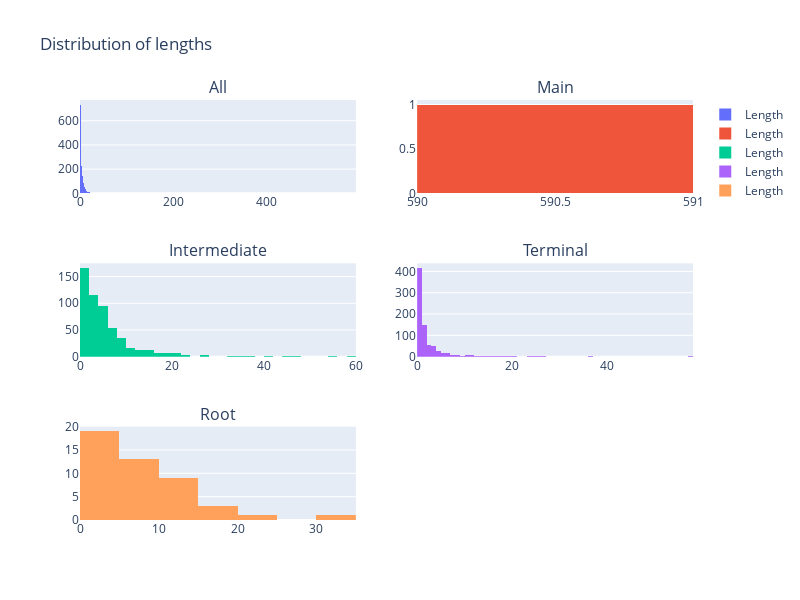

The notebook cell saved with this chart:
### Code cell
fig = make_subplots(rows=3, cols=2, subplot_titles=("All", "Main", "Intermediate", "Terminal", "Root", ""))

fig.add_trace(
    go.Histogram(x=segment_length_all, name='Length'),
    row=1, col=1
)

fig.add_trace(
    go.Histogram(x=segment_length_main, name='Length'),
    row=1, col=2
)

fig.add_trace(
    go.Histogram(x=segment_length_intermediate, name='Length'),
    row=2, col=1
)

fig.add_trace(
    go.Histogram(x=segment_length_terminal, name='Length'),
    row=2, col=2
)

fig.add_trace(
    go.Histogram(x=segment_length_root, name='Length'),
    row=3, col=1
)

fig.update_layout(height=600, width=800, title_text="Distribution of lengths")
fig.show()

### Figure 1 — Plotly figure (JSON) as saved in the notebook; plotly's stock layout.template omitted (floating-point values rounded to 4 significant figures; data arrays with more than 128 entries replaced by an {"elided": "..."} marker saying what was removed)
{"data": [{"name": "Length", "type": "histogram", "x": {"elided": "1376 float values"}, "xaxis": "x", "yaxis": "y"}, {"name": "Length", "type": "histogram", "x": [590.8], "xaxis": "x2", "yaxis": "y2"}, {"name": "Length", "type": "histogram", "x": {"elided": "543 float values"}, "xaxis": "x3", "yaxis": "y3"}, {"name": "Length", "type": "histogram", "x": {"elided": "786 float values"}, "xaxis": "x4", "yaxis": "y4"}, {"name": "Length", "type": "histogram", "x": [10.79, 6.755, 7.815, 12.98, 11.28, 11.4, 12.27, 10.24, 6.698, 4.874, 19.54, 3.342, 13.39, 1.97, 3.162, 1.835, 9.019, 6.452, 6.041, 4.698, 2.306, 3.779, 4.491, 6.901, 5.756, 4.269, 18.12, 6.905, 16.08, 2.197, 8.838, 8.305, 4.793, 14.38, 24.03, 5.452, 31.86, 3.095, 3.879, 1.615, 6.321, 10.38, 3.393, 4.117, 1.437, 4.799], "xaxis": "x5", "yaxis": "y5"}], "layout": {"annotations": [{"font": {"size": 16}, "showarrow": false, "text": "All", "x": 0.225, "xanchor": "center", "xref": "paper", "y": 1, "yanchor": "bottom", "yref": "paper"}, {"font": {"size": 16}, "showarrow": false, "text": "Main", "x": 0.775, "xanchor": "center", "xref": "paper", "y": 1, "yanchor": "bottom", "yref": "paper"}, {"font": {"size": 16}, "showarrow": false, "text": "Intermediate", "x": 0.225, "xanchor": "center", "xref": "paper", "y": 0.6111, "yanchor": "bottom", "yref": "paper"}, {"font": {"size": 16}, "showarrow": false, "text": "Terminal", "x": 0.775, "xanchor": "center", "xref": "paper", "y": 0.6111, "yanchor": "bottom", "yref": "paper"}, {"font": {"size": 16}, "showarrow": false, "text": "Root", "x": 0.225, "xanchor": "center", "xref": "paper", "y": 0.2222, "yanchor": "bottom", "yref": "paper"}], "height": 600, "title": {"text": "Distribution of lengths"}, "width": 800, "xaxis": {"anchor": "y", "domain": [0, 0.45]}, "xaxis2": {"anchor": "y2", "domain": [0.55, 1]}, "xaxis3": {"anchor": "y3", "domain": [0, 0.45]}, "xaxis4": {"anchor": "y4", "domain": [0.55, 1]}, "xaxis5": {"anchor": "y5", "domain": [0, 0.45]}, "xaxis6": {"anchor": "y6", "domain": [0.55, 1]}, "yaxis": {"anchor": "x", "domain": [0.7778, 1]}, "yaxis2": {"anchor": "x2", "domain": [0.7778, 1]}, "yaxis3": {"anchor": "x3", "domain": [0.3889, 0.6111]}, "yaxis4": {"anchor": "x4", "domain": [0.3889, 0.6111]}, "yaxis5": {"anchor": "x5", "domain": [0, 0.2222]}, "yaxis6": {"anchor": "x6", "domain": [0, 0.2222]}}}
